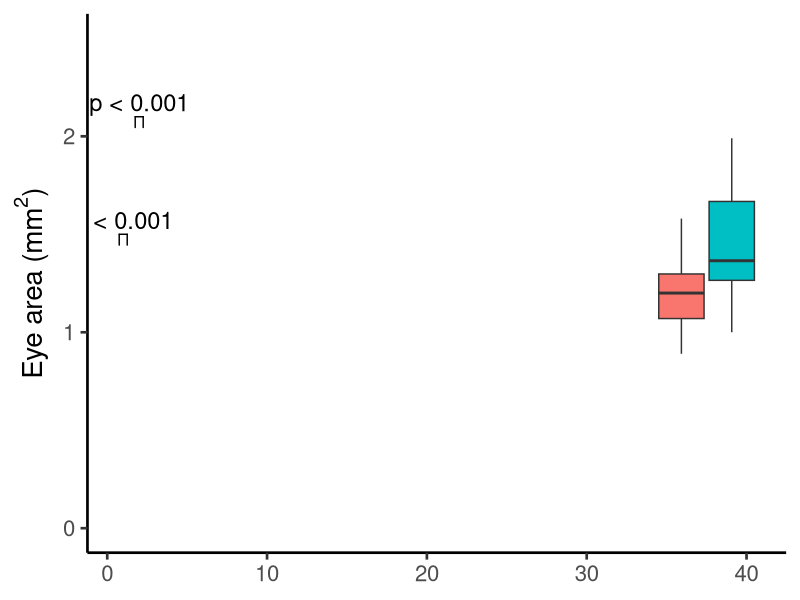
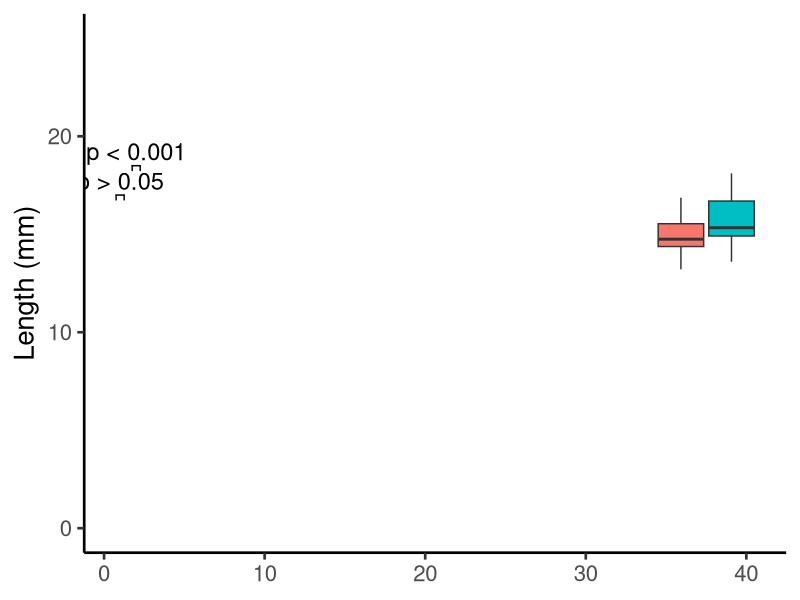
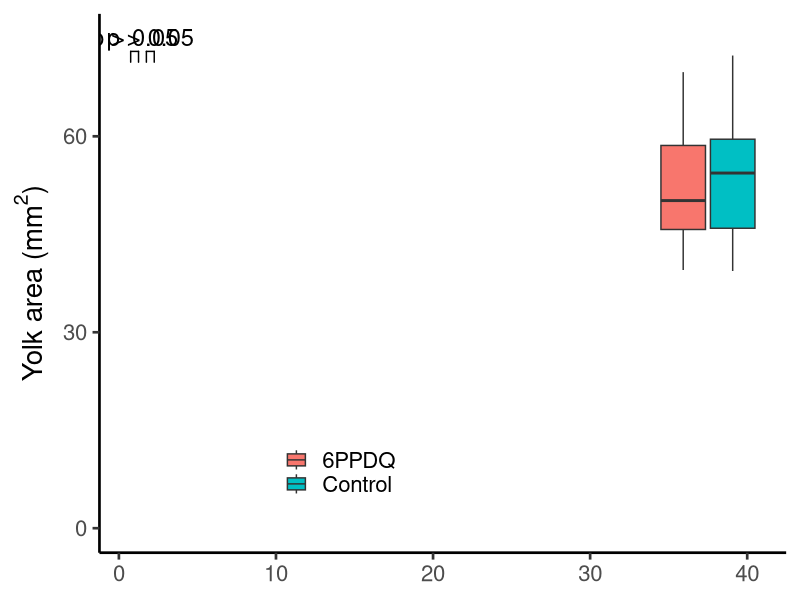
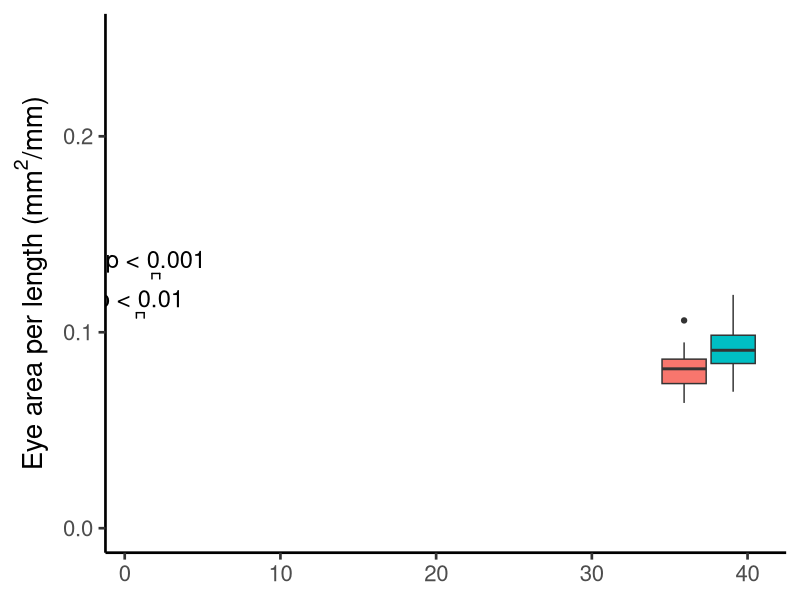
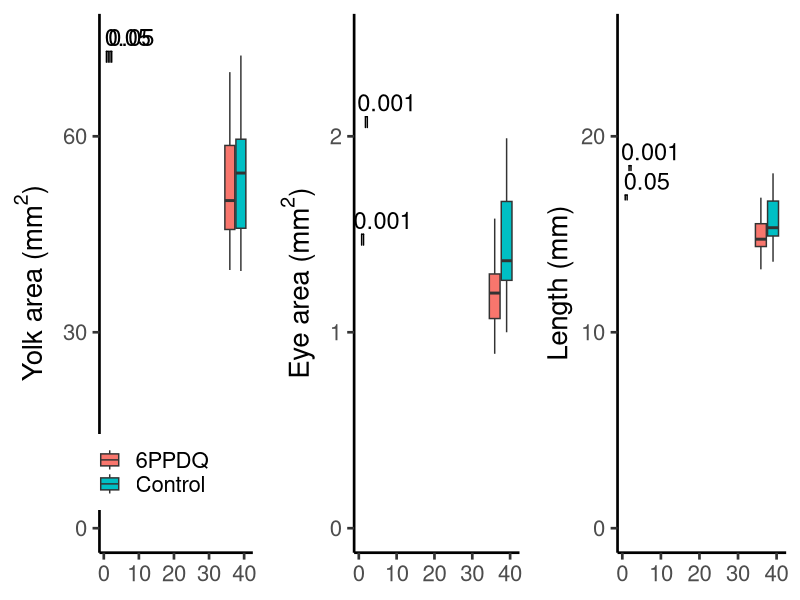

Source code (R) for these figures, in order:
require(ggplot2)
require(ggsignif)
require(gridExtra)

morphometrics<-read.csv("data/Episodic_Exposure_Morphometric.csv")
head(morphometrics)

#create a function for making morphometric dataframes
data_summary <- function(data, varname, groupnames){
  require(plyr)
  summary_func <- function(x, col){
    c(mean = mean(x[[col]], na.rm=TRUE),
      sd = sd(x[[col]], na.rm=TRUE))
  }
  data_sum<-ddply(data, groupnames, .fun=summary_func,
                  varname)
  data_sum <- rename(data_sum, c("mean" = varname))
  return(data_sum)
}

#eye morphometrics
eyedf<-morphometrics[,c("Eye_Area_sq_mm","Days_Post_Fertilization","Treatment")]

eyeplot<-ggplot(eyedf, aes(x=Days_Post_Fertilization, y=Eye_Area_sq_mm, 
                             fill=Treatment)) + 
  geom_boxplot(aes(x=Days_Post_Fertilization, y=Eye_Area_sq_mm))+
  xlab(NULL)+
  ylab(bquote('Eye area (m' *m^'2'*')'))+
  coord_cartesian(ylim = c(0, 2.5), expand = TRUE) +  
  scale_y_continuous(breaks = seq(0, 2, by = 1))+
  theme_classic(20)+
  theme(legend.position="none")+
  geom_signif(y_position = c(1.5, 2.1), xmin=c(.75, 1.75), xmax = c(1.25, 2.25),
              annotation = c("p < 0.001", "p < 0.001"), tip_length = 0.05, textsize = 6, 
              size = .5)
eyeplot


#length morphometrics
lengthdf<-morphometrics[,c("Length_mm","Days_Post_Fertilization","Treatment")]

lengthplot<-ggplot(lengthdf, aes(x=Days_Post_Fertilization, y= Length_mm, 
                             fill=Treatment)) + 
  geom_boxplot(aes(x=Days_Post_Fertilization, y= Length_mm))+
  xlab(NULL)+
  ylab("Length (mm)")+
  coord_cartesian(ylim = c(0, 25), expand = TRUE) +  
  scale_y_continuous(breaks = seq(0, 20, by = 10))+
  theme_classic(20)+
  theme(legend.position="none")+
  geom_signif(y_position = c(17, 18.5), xmin=c(.75, 1.75), xmax = c(1.25, 2.25),
              annotation = c("p > 0.05", "p < 0.001"), tip_length = 0.05, textsize = 6, 
              size = .5)
lengthplot

#yolk morphometrics
yolkdf<-morphometrics[,c("Yolk_Area_sq_mm","Days_Post_Fertilization","Treatment")]

yolkplot<-ggplot(yolkdf, aes(x=Days_Post_Fertilization, y=Yolk_Area_sq_mm, 
                                    fill=Treatment)) + 
  geom_boxplot(aes(x=Days_Post_Fertilization, y=Yolk_Area_sq_mm))+
  xlab(NULL)+
  ylab(bquote('Yolk area (m' *m^'2'*')'))+
  coord_cartesian(ylim = c(0, 75), expand = TRUE) +  
  scale_y_continuous(breaks = seq(0, 60, by = 30))+
  theme_classic(20)+
  theme(legend.position=c(.35,.15),
        legend.title=element_blank())+
  geom_signif(y_position = c(73, 73), xmin=c(.75, 1.75), xmax = c(1.25, 2.25),
                annotation = c("p > 0.05", "p > 0.05"), tip_length = 0.05, textsize = 6, 
              size = .5)
yolkplot

#eyes normalized to length (relative eye area)
morphometrics$relEye_Area_sq_mm<-morphometrics$Eye_Area_sq_mm/morphometrics$Length_mm
releyedf<-morphometrics[,c("relEye_Area_sq_mm","Days_Post_Fertilization","Treatment")]
releyeplot<-ggplot(releyedf, aes(x=Days_Post_Fertilization, y=relEye_Area_sq_mm, 
                           fill=Treatment)) + 
  geom_boxplot(aes(x=Days_Post_Fertilization, y=relEye_Area_sq_mm))+
  xlab(NULL)+
  ylab(bquote('Eye area per length (m' *m^'2'*'/mm)'))+
  coord_cartesian(ylim = c(0, 0.25), expand = TRUE) +  
  scale_y_continuous(breaks = seq(0, .2, by = .1))+
  theme_classic(20)+
  theme(legend.position="none")+
  geom_signif(y_position = c(.11, .13), xmin=c(.75, 1.75), xmax = c(1.25, 2.25),
              annotation = c("p < 0.01", "p < 0.001"), tip_length = 0.05, textsize = 6, 
              size = .5)
releyeplot

#t tests
q<-morphometrics[morphometrics$Treatment == "6PPDQ",]
q34<-q[q$Days_Post_Fertilization == "34",]
q41<-q[q$Days_Post_Fertilization == "41",]
c<-morphometrics[morphometrics$Treatment == "Control",]
c34<-c[c$Days_Post_Fertilization == "34",]
c41<-c[c$Days_Post_Fertilization == "41",]
t.test(x=c34$Eye_Area_sq_mm, y=q34$Eye_Area_sq_mm)
t.test(x=c41$Eye_Area_sq_mm, y=q41$Eye_Area_sq_mm)
t.test(x=c34$Length_mm,y=q34$Length_mm)
t.test(x=c41$Length_mm,y=q41$Length_mm)
t.test(x=c34$Yolk_Area_sq_mm,y=q34$Yolk_Area_sq_mm)
t.test(x=c41$Yolk_Area_sq_mm,y=q41$Yolk_Area_sq_mm)
t.test(x=c34$relEye_Area_sq_mm, y=q34$relEye_Area_sq_mm)
t.test(x=c41$relEye_Area_sq_mm, y=q41$relEye_Area_sq_mm)

#display graphic
grid.arrange(yolkplot,eyeplot,lengthplot,ncol=3)

